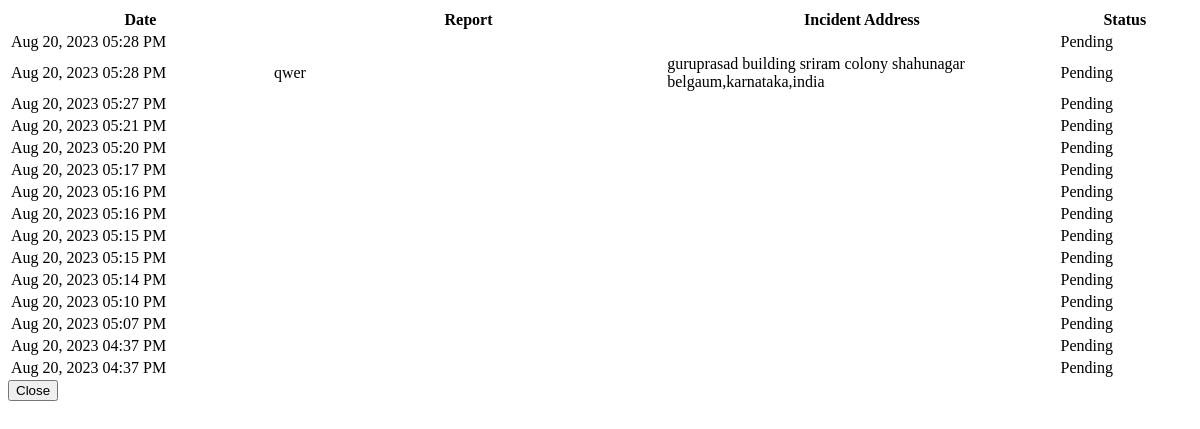
Page /admin/view_complainant_complaints.php?id=0 on the committed database.
### tables this page shows
CREATE TABLE `complaints` (
  `id` int(11) NOT NULL,
  `complainant_id` int(30) NOT NULL,
  `message` text NOT NULL,
  `address` text NOT NULL,
  `proof` varchar(1000) NOT NULL,
  `date_created` datetime NOT NULL DEFAULT current_timestamp(),
  `status` tinyint(1) NOT NULL DEFAULT 1 COMMENT '1=Pending,2=Received,3=Action Made'
);

### admin/view_complainant_complaints.php (the view, shortened to what this page needs)
<?php
include 'db_connect.php';
?>
<div class="container-fluid py-1">
	<table class="table table-bordered table-hover" id="complaint-tbl">
        <thead>
          <tr>
            <th width="20%">Date</th>
            <th width="30%">Report</th>
            <th width="30%">Incident Address</th>
            <th width="10%">Status</th>
          </tr>
        </thead>
        <tbody>
          <?php
          $status = array("","Pending","Received","Action Made");
          $qry = $conn->query("SELECT * FROM complaints where complainant_id = {$_GET['id']} order by unix_timestamp(date_created) desc ");
          while($row = $qry->fetch_array()):
          ?>
          <tr class="<?php echo $row['status'] == 1 ? 'border-alert' : '' ?>">
            <td><?php echo date('M d, Y h:i A',strtotime($row['date_created'])) ?></td>
            <td><?php echo $row['message'] ?></td>
            <td><?php echo $row['address'] ?></td>
            <td><?php echo $status[$row['status']] ?></td>
          </tr>
        <?php endwhile; ?>
        </tbody>
  </table>
</div>
<div class="modal-footer row display py-1">
		<div class="col-lg-12">
			<button class="btn float-right btn-secondary" type="button" data-dismiss="modal">Close</button>
		</div>
</div>

### admin/view_complainant_complaints.php (style rules this page uses)
.border-alert th, .border-alert td { animation: blink 200ms infinite alternate; }

### rows in the picture
complaints: date_created "Aug 20, 2023 05:28 PM", status "Pending"
complaints: date_created "Aug 20, 2023 05:28 PM", message "qwer", address "guruprasad building sriram colony shahunagar belgaum,karnataka,india", status "Pending"
complaints: date_created "Aug 20, 2023 05:27 PM", status "Pending"
complaints: date_created "Aug 20, 2023 05:21 PM", status "Pending"
complaints: date_created "Aug 20, 2023 05:20 PM", status "Pending"
complaints: date_created "Aug 20, 2023 05:17 PM", status "Pending"
complaints: date_created "Aug 20, 2023 05:16 PM", status "Pending"
complaints: date_created "Aug 20, 2023 05:16 PM", status "Pending"
complaints: date_created "Aug 20, 2023 05:15 PM", status "Pending"
complaints: date_created "Aug 20, 2023 05:15 PM", status "Pending"
complaints: date_created "Aug 20, 2023 05:14 PM", status "Pending"
complaints: date_created "Aug 20, 2023 05:10 PM", status "Pending"
complaints: date_created "Aug 20, 2023 05:07 PM", status "Pending"
complaints: date_created "Aug 20, 2023 04:37 PM", status "Pending"
complaints: date_created "Aug 20, 2023 04:37 PM", status "Pending"
